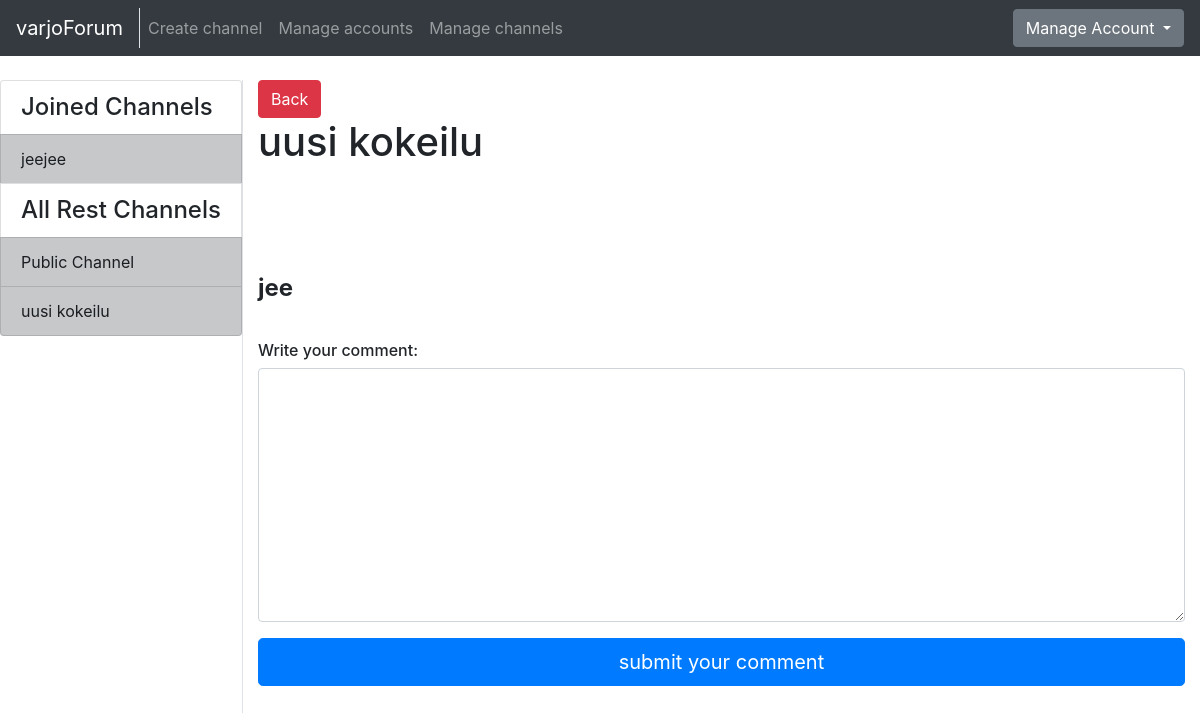
Page /channels/message/3/1/ (signed in) on the earlier database version.
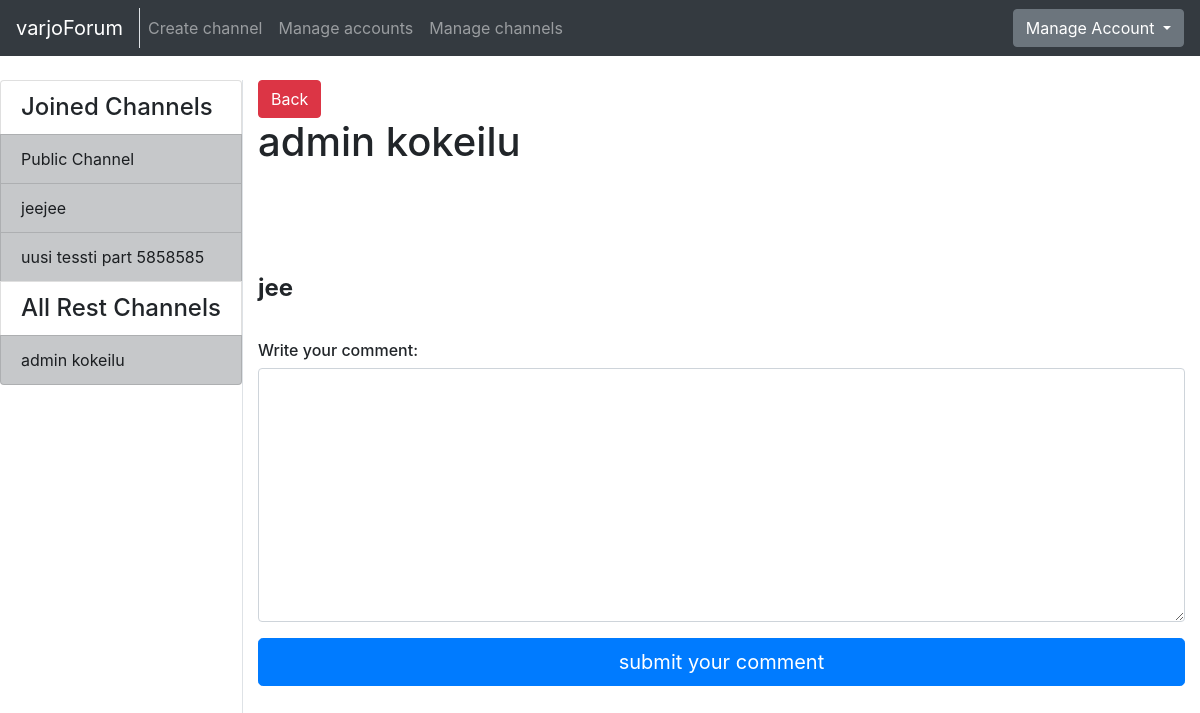
Same page on the later database version.
### application/channels/models.py (models this page shows, shortened)
class Channel(Base):
    name = db.Column(db.String(144), nullable=False)
    introduction = db.Column(db.Text, nullable=False)
    master_id = db.Column(db.Integer, nullable=False)
    messages = db.relationship("Message", backref='Channel', lazy=True)
    accounts = db.relationship('Account', secondary=accounts, lazy='subquery',
        backref=db.backref('channels', lazy=True))
    @staticmethod
    def get_my_channels(account_id):
        stmt = text("SELECT Channel.id, Channel.name"
                    " FROM Channel, Account, Accounts"
                    " WHERE Channel.id = Accounts.channel_id"
                    " AND Account.id = Accounts.account_id"
                    " AND Account.id = :account_id").params(account_id=account_id)
        res = db.engine.execute(stmt)
        response = []
        for row in res:
            response.append({"channel_id":row[0], "channel_name":row[1]})
        return response
    @staticmethod
    def get_channels_where_not_in(account_id):
        stmt = text("SELECT channel.id, channel.name"
                    " FROM Channel"
                    " WHERE Channel.id NOT IN ("
                        " SELECT Channel.id"
                            " FROM Channel, Account, Accounts"
                            " WHERE Channel.id = Accounts.channel_id"
                            " AND Account.id = Accounts.account_id"
                            " AND Account.id = :account_id"
                    " )").params(account_id=account_id)
        res = db.engine.execute(stmt)
        response = []
        for row in res:
            response.append({"id":row[0], "name":row[1]})
        return response

### application/messages/views.py (the view)
@app.route("/channels/message/<channel_id>/<message_id>/", methods=["GET"])
@login_required
def message_index(channel_id, message_id):
    c = Channel.query.get(channel_id)
    m = Message.query.get(message_id)
    comments = []
    if m is not None:
        comments = m.comments
    return render_template("messages/message.html", channel = c, message = m, comments = comments, messageform=MessageForm(),
        all_channels = Channel.get_channels_where_not_in(current_user.id), my_channels = Channel.get_my_channels(current_user.id))

### application/messages/forms.py
class MessageForm(FlaskForm):
  body = TextAreaField("Write your message: ", [validators.length(min=2)])
  class Meta:
    csrf = False

### application/__init__.py (called while the page is built)
@login_manager.user_loader
def load_user(account_id):
  return Account.query.get(account_id)

### application/templates/messages/message.html (shortened to what this page needs)
{% extends "layout.html" %}
{% block body %}
  <a href="{{ url_for('one_channel_index', channel_id=channel.id, sort='first') }}">
    <button type="submit" class="btn btn-danger">Back</button>
  </a>
<h1 style="padding-bottom: 100px">{{ channel.name }}</h1>
<h4><b>{{ message.body }}</b></h4>
<form method="POST" action="{{ url_for('message_new_comment', channel_id=channel.id, message_id=message.id) }}"
    name="messageform" style="padding-bottom: 100px; padding-top: 30px">
  <div class="form-group">
      <h6>Write your comment: </h6>
      {{ messageform.body(class="form-control", rows=10) }}
  </div>
  <button type="submit" class="btn btn-primary btn-lg btn-block" >submit your comment</button>
</form>
{% endblock %}

### application/templates/layout.html (shortened to what this page needs)
<!DOCTYPE html>
  <html>
    <head>
      <link rel="stylesheet" href="https://maxcdn.bootstrapcdn.com/bootstrap/4.0.0/css/bootstrap.min.css">
    </head>
    <body>
      <nav class="navbar navbar-expand-md navbar-dark bg-dark mb-4">
        <div class="border-right">
          <a class="navbar-brand" href="{{ url_for('index') }}">varjoForum</a>
        </div>
        <div class="collapse navbar-collapse" id="navbarCollapse">
          <ul class="navbar-nav mr-auto">
            {% if current_user.is_authenticated %}
              <li class="nav-item">
                <a class="nav-link" href="{{ url_for('channel_form') }}">Create channel</a>
              </li>
            {% endif %}
            {% if current_user.admin == True %}
              <li class="nav-item">
                <a class="nav-link" href="{{ url_for('account_list') }}">Manage accounts</a>
              </li>
              <li class="nav-item">
                <a href="{{ url_for('channel_manager') }}" class="nav-link">Manage channels</a>
              </li>
            {% endif %}
          </ul>
            <div class="btn-group">
              <button type="button" class="btn btn-secondary dropdown-toggle" data-toggle="dropdown" aria-haspopup="true" aria-expanded="false">
                {% if current_user.is_authenticated %}
                  Manage Account
                {% else %}
                  Login
                {% endif %}
              </button>
            </div>
        </div>
      </nav>
      <div class="container-fluid" >
        <div class="row">
            <div class="border-right">
              <div class="col-sx" >
                <div style="float: left">
                  <div class="list-group">
                  {% if current_user.is_authenticated %}
                    {% if my_channels %}
                    <h4 class="list-group-item">Joined Channels</h4>
                    {% endif %}
                    {% for my_channel in my_channels %}
                        <a href="{{ url_for('one_channel_index', channel_id=my_channel.channel_id, sort='first') }}"
                            class="list-group-item list-group-item-action list-group-item-dark">
                        {{ my_channel.channel_name }}
                        </a>
                    {% endfor %}
                    <h4 class="list-group-item">All Rest Channels</h4>
                {% else %}
                {% if all_channels %}
                <h4 class="list-group-item">All Channels</h4>
                {% endif %}
                {% endif %}
                {% for channel in all_channels %}
                <a href="{{ url_for('one_channel_index', channel_id=channel.id, sort='first') }}"
                    class="list-group-item list-group-item-action list-group-item-dark">
                  {{ channel.name }}
                </a>
                {% endfor %}
              </div>
              </div>
              </div>
          </div>
          <div class="col">
            {% block body %}{% endblock %}
          </div>
        </div>
    </body>
  </html>

Differences in the rows shown:
shown differently, row unchanged: Channel "Public Channel": moves from the list under "All Rest Channels" to the list under "Joined Channels"
added Channel: channel_name "uusi tessti part 5858585", shown under "Joined Channels"
changed Channel: name "uusi kokeilu" → "admin kokeilu"
